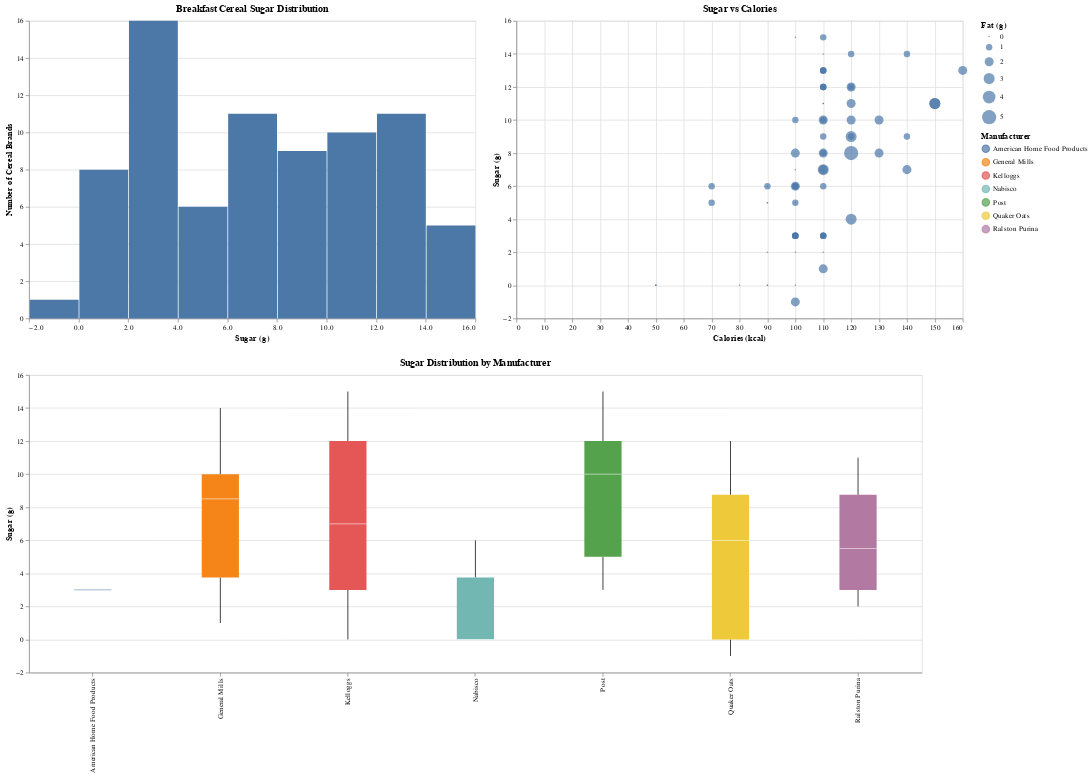

Write notebook code for a chart like this one.
### Code cell
# By saving each of the above charts as variables, we can easily display them side by side,
# adjusting sizes as needed.

(histo | scatter) & box.properties(width=1200)

### Figure 1 — Vega-Lite specification as saved in the notebook (floating-point values rounded to 4 significant figures)
{"config": {"view": {"continuousWidth": 400, "continuousHeight": 300}}, "vconcat": [{"hconcat": [{"mark": "bar", "encoding": {"x": {"bin": true, "field": "sugars", "title": "Sugar (g)", "type": "quantitative"}, "y": {"aggregate": "count", "title": "Number of Cereal Brands", "type": "quantitative"}}, "height": 400, "title": "Breakfast Cereal Sugar Distribution", "width": 600}, {"mark": {"type": "circle", "size": 100}, "encoding": {"size": {"field": "fat", "legend": {"title": "Fat (g)"}, "type": "quantitative"}, "tooltip": {"field": "name", "type": "nominal"}, "x": {"field": "calories", "title": "Calories (kcal)", "type": "quantitative"}, "y": {"field": "sugars", "title": "Sugar (g)", "type": "quantitative"}}, "height": 400, "title": "Sugar vs Calories", "width": 600}]}, {"mark": {"type": "boxplot", "size": 50}, "encoding": {"color": {"field": "mfr_name", "legend": {"title": "Manufacturer"}, "type": "nominal"}, "tooltip": {"field": "name", "type": "nominal"}, "x": {"field": "mfr_name", "title": null, "type": "nominal"}, "y": {"field": "sugars", "title": "Sugar (g)", "type": "quantitative"}}, "height": 400, "title": "Sugar Distribution by Manufacturer", "width": 1200}], "data": {"name": "data-d73329a25a6840b5ab921465387d611c"}, "$schema": "https://vega.github.io/schema/vega-lite/v4.17.0.json", "datasets": {"data-d73329a25a6840b5ab921465387d611c": [{"name": "100% Bran", "mfr": "N", "type": "C", "calories": 70, "protein": 4, "fat": 1, "sodium": 130, "fiber": 10.0, "carbo": 5.0, "sugars": 6, "potass": 280, "vitamins": 25, "shelf": 3, "weight": 1.0, "cups": 0.33, "rating": 68.4, "mfr_name": "Nabisco"}, {"name": "100% Natural Bran", "mfr": "Q", "type": "C", "calories": 120, "protein": 3, "fat": 5, "sodium": 15, "fiber": 2.0, "carbo": 8.0, "sugars": 8, "potass": 135, "vitamins": 0, "shelf": 3, "weight": 1.0, "cups": 1.0, "rating": 33.98, "mfr_name": "Quaker Oats"}, {"name": "All-Bran", "mfr": "K", "type": "C", "calories": 70, "protein": 4, "fat": 1, "sodium": 260, "fiber": 9.0, "carbo": 7.0, "sugars": 5, "potass": 320, "vitamins": 25, "shelf": 3, "weight": 1.0, "cups": 0.33, "rating": 59.43, "mfr_name": "Kelloggs"}, {"name": "All-Bran with Extra Fiber", "mfr": "K", "type": "C", "calories": 50, "protein": 4, "fat": 0, "sodium": 140, "fiber": 14.0, "carbo": 8.0, "sugars": 0, "potass": 330, "vitamins": 25, "shelf": 3, "weight": 1.0, "cups": 0.5, "rating": 93.7, "mfr_name": "Kelloggs"}, {"name": "Almond Delight", "mfr": "R", "type": "C", "calories": 110, "protein": 2, "fat": 2, "sodium": 200, "fiber": 1.0, "carbo": 14.0, "sugars": 8, "potass": -1, "vitamins": 25, "shelf": 3, "weight": 1.0, "cups": 0.75, "rating": 34.38, "mfr_name": "Ralston Purina"}, {"name": "Apple Cinnamon Cheerios", "mfr": "G", "type": "C", "calories": 110, "protein": 2, "fat": 2, "sodium": 180, "fiber": 1.5, "carbo": 10.5, "sugars": 10, "potass": 70, "vitamins": 25, "shelf": 1, "weight": 1.0, "cups": 0.75, "rating": 29.51, "mfr_name": "General Mills"}, {"name": "Apple Jacks", "mfr": "K", "type": "C", "calories": 110, "protein": 2, "fat": 0, "sodium": 125, "fiber": 1.0, "carbo": 11.0, "sugars": 14, "potass": 30, "vitamins": 25, "shelf": 2, "weight": 1.0, "cups": 1.0, "rating": 33.17, "mfr_name": "Kelloggs"}, {"name": "Basic 4", "mfr": "G", "type": "C", "calories": 130, "protein": 3, "fat": 2, "sodium": 210, "fiber": 2.0, "carbo": 18.0, "sugars": 8, "potass": 100, "vitamins": 25, "shelf": 3, "weight": 1.33, "cups": 0.75, "rating": 37.04, "mfr_name": "General Mills"}, {"name": "Bran Chex", "mfr": "R", "type": "C", "calories": 90, "protein": 2, "fat": 1, "sodium": 200, "fiber": 4.0, "carbo": 15.0, "sugars": 6, "potass": 125, "vitamins": 25, "shelf": 1, "weight": 1.0, "cups": 0.67, "rating": 49.12, "mfr_name": "Ralston Purina"}, {"name": "Bran Flakes", "mfr": "P", "type": "C", "calories": 90, "protein": 3, "fat": 0, "sodium": 210, "fiber": 5.0, "carbo": 13.0, "sugars": 5, "potass": 190, "vitamins": 25, "shelf": 3, "weight": 1.0, "cups": 0.67, "rating": 53.31, "mfr_name": "Post"}, {"name": "Cap'n'Crunch", "mfr": "Q", "type": "C", "calories": 120, "protein": 1, "fat": 2, "sodium": 220, "fiber": 0.0, "carbo": 12.0, "sugars": 12, "potass": 35, "vitamins": 25, "shelf": 2, "weight": 1.0, "cups": 0.75, "rating": 18.04, "mfr_name": "Quaker Oats"}, {"name": "Cheerios", "mfr": "G", "type": "C", "calories": 110, "protein": 6, "fat": 2, "sodium": 290, "fiber": 2.0, "carbo": 17.0, "sugars": 1, "potass": 105, "vitamins": 25, "shelf": 1, "weight": 1.0, "cups": 1.25, "rating": 50.76, "mfr_name": "General Mills"}, {"name": "Cinnamon Toast Crunch", "mfr": "G", "type": "C", "calories": 120, "protein": 1, "fat": 3, "sodium": 210, "fiber": 0.0, "carbo": 13.0, "sugars": 9, "potass": 45, "vitamins": 25, "shelf": 2, "weight": 1.0, "cups": 0.75, "rating": 19.82, "mfr_name": "General Mills"}, {"name": "Clusters", "mfr": "G", "type": "C", "calories": 110, "protein": 3, "fat": 2, "sodium": 140, "fiber": 2.0, "carbo": 13.0, "sugars": 7, "potass": 105, "vitamins": 25, "shelf": 3, "weight": 1.0, "cups": 0.5, "rating": 40.4, "mfr_name": "General Mills"}, {"name": "Cocoa Puffs", "mfr": "G", "type": "C", "calories": 110, "protein": 1, "fat": 1, "sodium": 180, "fiber": 0.0, "carbo": 12.0, "sugars": 13, "potass": 55, "vitamins": 25, "shelf": 2, "weight": 1.0, "cups": 1.0, "rating": 22.74, "mfr_name": "General Mills"}, {"name": "Corn Chex", "mfr": "R", "type": "C", "calories": 110, "protein": 2, "fat": 0, "sodium": 280, "fiber": 0.0, "carbo": 22.0, "sugars": 3, "potass": 25, "vitamins": 25, "shelf": 1, "weight": 1.0, "cups": 1.0, "rating": 41.45, "mfr_name": "Ralston Purina"}, {"name": "Corn Flakes", "mfr": "K", "type": "C", "calories": 100, "protein": 2, "fat": 0, "sodium": 290, "fiber": 1.0, "carbo": 21.0, "sugars": 2, "potass": 35, "vitamins": 25, "shelf": 1, "weight": 1.0, "cups": 1.0, "rating": 45.86, "mfr_name": "Kelloggs"}, {"name": "Corn Pops", "mfr": "K", "type": "C", "calories": 110, "protein": 1, "fat": 0, "sodium": 90, "fiber": 1.0, "carbo": 13.0, "sugars": 12, "potass": 20, "vitamins": 25, "shelf": 2, "weight": 1.0, "cups": 1.0, "rating": 35.78, "mfr_name": "Kelloggs"}, {"name": "Count Chocula", "mfr": "G", "type": "C", "calories": 110, "protein": 1, "fat": 1, "sodium": 180, "fiber": 0.0, "carbo": 12.0, "sugars": 13, "potass": 65, "vitamins": 25, "shelf": 2, "weight": 1.0, "cups": 1.0, "rating": 22.4, "mfr_name": "General Mills"}, {"name": "Cracklin' Oat Bran", "mfr": "K", "type": "C", "calories": 110, "protein": 3, "fat": 3, "sodium": 140, "fiber": 4.0, "carbo": 10.0, "sugars": 7, "potass": 160, "vitamins": 25, "shelf": 3, "weight": 1.0, "cups": 0.5, "rating": 40.45, "mfr_name": "Kelloggs"}, {"name": "Cream of Wheat (Quick)", "mfr": "N", "type": "H", "calories": 100, "protein": 3, "fat": 0, "sodium": 80, "fiber": 1.0, "carbo": 21.0, "sugars": 0, "potass": -1, "vitamins": 0, "shelf": 2, "weight": 1.0, "cups": 1.0, "rating": 64.53, "mfr_name": "Nabisco"}, {"name": "Crispix", "mfr": "K", "type": "C", "calories": 110, "protein": 2, "fat": 0, "sodium": 220, "fiber": 1.0, "carbo": 21.0, "sugars": 3, "potass": 30, "vitamins": 25, "shelf": 3, "weight": 1.0, "cups": 1.0, "rating": 46.9, "mfr_name": "Kelloggs"}, {"name": "Crispy Wheat & Raisins", "mfr": "G", "type": "C", "calories": 100, "protein": 2, "fat": 1, "sodium": 140, "fiber": 2.0, "carbo": 11.0, "sugars": 10, "potass": 120, "vitamins": 25, "shelf": 3, "weight": 1.0, "cups": 0.75, "rating": 36.18, "mfr_name": "General Mills"}, {"name": "Double Chex", "mfr": "R", "type": "C", "calories": 100, "protein": 2, "fat": 0, "sodium": 190, "fiber": 1.0, "carbo": 18.0, "sugars": 5, "potass": 80, "vitamins": 25, "shelf": 3, "weight": 1.0, "cups": 0.75, "rating": 44.33, "mfr_name": "Ralston Purina"}, {"name": "Froot Loops", "mfr": "K", "type": "C", "calories": 110, "protein": 2, "fat": 1, "sodium": 125, "fiber": 1.0, "carbo": 11.0, "sugars": 13, "potass": 30, "vitamins": 25, "shelf": 2, "weight": 1.0, "cups": 1.0, "rating": 32.21, "mfr_name": "Kelloggs"}, {"name": "Frosted Flakes", "mfr": "K", "type": "C", "calories": 110, "protein": 1, "fat": 0, "sodium": 200, "fiber": 1.0, "carbo": 14.0, "sugars": 11, "potass": 25, "vitamins": 25, "shelf": 1, "weight": 1.0, "cups": 0.75, "rating": 31.44, "mfr_name": "Kelloggs"}, {"name": "Frosted Mini-Wheats", "mfr": "K", "type": "C", "calories": 100, "protein": 3, "fat": 0, "sodium": 0, "fiber": 3.0, "carbo": 14.0, "sugars": 7, "potass": 100, "vitamins": 25, "shelf": 2, "weight": 1.0, "cups": 0.8, "rating": 58.35, "mfr_name": "Kelloggs"}, {"name": "Fruit & Fibre Dates; Walnuts; and Oats", "mfr": "P", "type": "C", "calories": 120, "protein": 3, "fat": 2, "sodium": 160, "fiber": 5.0, "carbo": 12.0, "sugars": 10, "potass": 200, "vitamins": 25, "shelf": 3, "weight": 1.25, "cups": 0.67, "rating": 40.92, "mfr_name": "Post"}, {"name": "Fruitful Bran", "mfr": "K", "type": "C", "calories": 120, "protein": 3, "fat": 0, "sodium": 240, "fiber": 5.0, "carbo": 14.0, "sugars": 12, "potass": 190, "vitamins": 25, "shelf": 3, "weight": 1.33, "cups": 0.67, "rating": 41.02, "mfr_name": "Kelloggs"}, {"name": "Fruity Pebbles", "mfr": "P", "type": "C", "calories": 110, "protein": 1, "fat": 1, "sodium": 135, "fiber": 0.0, "carbo": 13.0, "sugars": 12, "potass": 25, "vitamins": 25, "shelf": 2, "weight": 1.0, "cups": 0.75, "rating": 28.03, "mfr_name": "Post"}, {"name": "Golden Crisp", "mfr": "P", "type": "C", "calories": 100, "protein": 2, "fat": 0, "sodium": 45, "fiber": 0.0, "carbo": 11.0, "sugars": 15, "potass": 40, "vitamins": 25, "shelf": 1, "weight": 1.0, "cups": 0.88, "rating": 35.25, "mfr_name": "Post"}, {"name": "Golden Grahams", "mfr": "G", "type": "C", "calories": 110, "protein": 1, "fat": 1, "sodium": 280, "fiber": 0.0, "carbo": 15.0, "sugars": 9, "potass": 45, "vitamins": 25, "shelf": 2, "weight": 1.0, "cups": 0.75, "rating": 23.8, "mfr_name": "General Mills"}, {"name": "Grape Nuts Flakes", "mfr": "P", "type": "C", "calories": 100, "protein": 3, "fat": 1, "sodium": 140, "fiber": 3.0, "carbo": 15.0, "sugars": 5, "potass": 85, "vitamins": 25, "shelf": 3, "weight": 1.0, "cups": 0.88, "rating": 52.08, "mfr_name": "Post"}, {"name": "Grape-Nuts", "mfr": "P", "type": "C", "calories": 110, "protein": 3, "fat": 0, "sodium": 170, "fiber": 3.0, "carbo": 17.0, "sugars": 3, "potass": 90, "vitamins": 25, "shelf": 3, "weight": 1.0, "cups": 0.25, "rating": 53.37, "mfr_name": "Post"}, {"name": "Great Grains Pecan", "mfr": "P", "type": "C", "calories": 120, "protein": 3, "fat": 3, "sodium": 75, "fiber": 3.0, "carbo": 13.0, "sugars": 4, "potass": 100, "vitamins": 25, "shelf": 3, "weight": 1.0, "cups": 0.33, "rating": 45.81, "mfr_name": "Post"}, {"name": "Honey Graham Ohs", "mfr": "Q", "type": "C", "calories": 120, "protein": 1, "fat": 2, "sodium": 220, "fiber": 1.0, "carbo": 12.0, "sugars": 11, "potass": 45, "vitamins": 25, "shelf": 2, "weight": 1.0, "cups": 1.0, "rating": 21.87, "mfr_name": "Quaker Oats"}, {"name": "Honey Nut Cheerios", "mfr": "G", "type": "C", "calories": 110, "protein": 3, "fat": 1, "sodium": 250, "fiber": 1.5, "carbo": 11.5, "sugars": 10, "potass": 90, "vitamins": 25, "shelf": 1, "weight": 1.0, "cups": 0.75, "rating": 31.07, "mfr_name": "General Mills"}, {"name": "Honey-comb", "mfr": "P", "type": "C", "calories": 110, "protein": 1, "fat": 0, "sodium": 180, "fiber": 0.0, "carbo": 14.0, "sugars": 11, "potass": 35, "vitamins": 25, "shelf": 1, "weight": 1.0, "cups": 1.33, "rating": 28.74, "mfr_name": "Post"}, {"name": "Just Right Crunchy  Nuggets", "mfr": "K", "type": "C", "calories": 110, "protein": 2, "fat": 1, "sodium": 170, "fiber": 1.0, "carbo": 17.0, "sugars": 6, "potass": 60, "vitamins": 100, "shelf": 3, "weight": 1.0, "cups": 1.0, "rating": 36.52, "mfr_name": "Kelloggs"}, {"name": "Just Right Fruit & Nut", "mfr": "K", "type": "C", "calories": 140, "protein": 3, "fat": 1, "sodium": 170, "fiber": 2.0, "carbo": 20.0, "sugars": 9, "potass": 95, "vitamins": 100, "shelf": 3, "weight": 1.3, "cups": 0.75, "rating": 36.47, "mfr_name": "Kelloggs"}, {"name": "Kix", "mfr": "G", "type": "C", "calories": 110, "protein": 2, "fat": 1, "sodium": 260, "fiber": 0.0, "carbo": 21.0, "sugars": 3, "potass": 40, "vitamins": 25, "shelf": 2, "weight": 1.0, "cups": 1.5, "rating": 39.24, "mfr_name": "General Mills"}, {"name": "Life", "mfr": "Q", "type": "C", "calories": 100, "protein": 4, "fat": 2, "sodium": 150, "fiber": 2.0, "carbo": 12.0, "sugars": 6, "potass": 95, "vitamins": 25, "shelf": 2, "weight": 1.0, "cups": 0.67, "rating": 45.33, "mfr_name": "Quaker Oats"}, {"name": "Lucky Charms", "mfr": "G", "type": "C", "calories": 110, "protein": 2, "fat": 1, "sodium": 180, "fiber": 0.0, "carbo": 12.0, "sugars": 12, "potass": 55, "vitamins": 25, "shelf": 2, "weight": 1.0, "cups": 1.0, "rating": 26.73, "mfr_name": "General Mills"}, {"name": "Maypo", "mfr": "A", "type": "H", "calories": 100, "protein": 4, "fat": 1, "sodium": 0, "fiber": 0.0, "carbo": 16.0, "sugars": 3, "potass": 95, "vitamins": 25, "shelf": 2, "weight": 1.0, "cups": 1.0, "rating": 54.85, "mfr_name": "American Home Food Products"}, {"name": "Muesli Raisins; Dates; & Almonds", "mfr": "R", "type": "C", "calories": 150, "protein": 4, "fat": 3, "sodium": 95, "fiber": 3.0, "carbo": 16.0, "sugars": 11, "potass": 170, "vitamins": 25, "shelf": 3, "weight": 1.0, "cups": 1.0, "rating": 37.14, "mfr_name": "Ralston Purina"}, {"name": "Muesli Raisins; Peaches; & Pecans", "mfr": "R", "type": "C", "calories": 150, "protein": 4, "fat": 3, "sodium": 150, "fiber": 3.0, "carbo": 16.0, "sugars": 11, "potass": 170, "vitamins": 25, "shelf": 3, "weight": 1.0, "cups": 1.0, "rating": 34.14, "mfr_name": "Ralston Purina"}, {"name": "Mueslix Crispy Blend", "mfr": "K", "type": "C", "calories": 160, "protein": 3, "fat": 2, "sodium": 150, "fiber": 3.0, "carbo": 17.0, "sugars": 13, "potass": 160, "vitamins": 25, "shelf": 3, "weight": 1.5, "cups": 0.67, "rating": 30.31, "mfr_name": "Kelloggs"}, {"name": "Multi-Grain Cheerios", "mfr": "G", "type": "C", "calories": 100, "protein": 2, "fat": 1, "sodium": 220, "fiber": 2.0, "carbo": 15.0, "sugars": 6, "potass": 90, "vitamins": 25, "shelf": 1, "weight": 1.0, "cups": 1.0, "rating": 40.11, "mfr_name": "General Mills"}, {"name": "Nut&Honey Crunch", "mfr": "K", "type": "C", "calories": 120, "protein": 2, "fat": 1, "sodium": 190, "fiber": 0.0, "carbo": 15.0, "sugars": 9, "potass": 40, "vitamins": 25, "shelf": 2, "weight": 1.0, "cups": 0.67, "rating": 29.92, "mfr_name": "Kelloggs"}, {"name": "Nutri-Grain Almond-Raisin", "mfr": "K", "type": "C", "calories": 140, "protein": 3, "fat": 2, "sodium": 220, "fiber": 3.0, "carbo": 21.0, "sugars": 7, "potass": 130, "vitamins": 25, "shelf": 3, "weight": 1.33, "cups": 0.67, "rating": 40.69, "mfr_name": "Kelloggs"}, {"name": "Nutri-grain Wheat", "mfr": "K", "type": "C", "calories": 90, "protein": 3, "fat": 0, "sodium": 170, "fiber": 3.0, "carbo": 18.0, "sugars": 2, "potass": 90, "vitamins": 25, "shelf": 3, "weight": 1.0, "cups": 1.0, "rating": 59.64, "mfr_name": "Kelloggs"}, {"name": "Oatmeal Raisin Crisp", "mfr": "G", "type": "C", "calories": 130, "protein": 3, "fat": 2, "sodium": 170, "fiber": 1.5, "carbo": 13.5, "sugars": 10, "potass": 120, "vitamins": 25, "shelf": 3, "weight": 1.25, "cups": 0.5, "rating": 30.45, "mfr_name": "General Mills"}, {"name": "Post Nat. Raisin Bran", "mfr": "P", "type": "C", "calories": 120, "protein": 3, "fat": 1, "sodium": 200, "fiber": 6.0, "carbo": 11.0, "sugars": 14, "potass": 260, "vitamins": 25, "shelf": 3, "weight": 1.33, "cups": 0.67, "rating": 37.84, "mfr_name": "Post"}, {"name": "Product 19", "mfr": "K", "type": "C", "calories": 100, "protein": 3, "fat": 0, "sodium": 320, "fiber": 1.0, "carbo": 20.0, "sugars": 3, "potass": 45, "vitamins": 100, "shelf": 3, "weight": 1.0, "cups": 1.0, "rating": 41.5, "mfr_name": "Kelloggs"}, {"name": "Puffed Rice", "mfr": "Q", "type": "C", "calories": 50, "protein": 1, "fat": 0, "sodium": 0, "fiber": 0.0, "carbo": 13.0, "sugars": 0, "potass": 15, "vitamins": 0, "shelf": 3, "weight": 0.5, "cups": 1.0, "rating": 60.76, "mfr_name": "Quaker Oats"}, {"name": "Puffed Wheat", "mfr": "Q", "type": "C", "calories": 50, "protein": 2, "fat": 0, "sodium": 0, "fiber": 1.0, "carbo": 10.0, "sugars": 0, "potass": 50, "vitamins": 0, "shelf": 3, "weight": 0.5, "cups": 1.0, "rating": 63.01, "mfr_name": "Quaker Oats"}, {"name": "Quaker Oat Squares", "mfr": "Q", "type": "C", "calories": 100, "protein": 4, "fat": 1, "sodium": 135, "fiber": 2.0, "carbo": 14.0, "sugars": 6, "potass": 110, "vitamins": 25, "shelf": 3, "weight": 1.0, "cups": 0.5, "rating": 49.51, "mfr_name": "Quaker Oats"}, {"name": "Quaker Oatmeal", "mfr": "Q", "type": "H", "calories": 100, "protein": 5, "fat": 2, "sodium": 0, "fiber": 2.7, "carbo": -1.0, "sugars": -1, "potass": 110, "vitamins": 0, "shelf": 1, "weight": 1.0, "cups": 0.67, "rating": 50.83, "mfr_name": "Quaker Oats"}, {"name": "Raisin Bran", "mfr": "K", "type": "C", "calories": 120, "protein": 3, "fat": 1, "sodium": 210, "fiber": 5.0, "carbo": 14.0, "sugars": 12, "potass": 240, "vitamins": 25, "shelf": 2, "weight": 1.33, "cups": 0.75, "rating": 39.26, "mfr_name": "Kelloggs"}, {"name": "Raisin Nut Bran", "mfr": "G", "type": "C", "calories": 100, "protein": 3, "fat": 2, "sodium": 140, "fiber": 2.5, "carbo": 10.5, "sugars": 8, "potass": 140, "vitamins": 25, "shelf": 3, "weight": 1.0, "cups": 0.5, "rating": 39.7, "mfr_name": "General Mills"}, {"name": "Raisin Squares", "mfr": "K", "type": "C", "calories": 90, "protein": 2, "fat": 0, "sodium": 0, "fiber": 2.0, "carbo": 15.0, "sugars": 6, "potass": 110, "vitamins": 25, "shelf": 3, "weight": 1.0, "cups": 0.5, "rating": 55.33, "mfr_name": "Kelloggs"}, {"name": "Rice Chex", "mfr": "R", "type": "C", "calories": 110, "protein": 1, "fat": 0, "sodium": 240, "fiber": 0.0, "carbo": 23.0, "sugars": 2, "potass": 30, "vitamins": 25, "shelf": 1, "weight": 1.0, "cups": 1.13, "rating": 42.0, "mfr_name": "Ralston Purina"}, {"name": "Rice Krispies", "mfr": "K", "type": "C", "calories": 110, "protein": 2, "fat": 0, "sodium": 290, "fiber": 0.0, "carbo": 22.0, "sugars": 3, "potass": 35, "vitamins": 25, "shelf": 1, "weight": 1.0, "cups": 1.0, "rating": 40.56, "mfr_name": "Kelloggs"}, {"name": "Shredded Wheat", "mfr": "N", "type": "C", "calories": 80, "protein": 2, "fat": 0, "sodium": 0, "fiber": 3.0, "carbo": 16.0, "sugars": 0, "potass": 95, "vitamins": 0, "shelf": 1, "weight": 0.83, "cups": 1.0, "rating": 68.24, "mfr_name": "Nabisco"}, {"name": "Shredded Wheat 'n'Bran", "mfr": "N", "type": "C", "calories": 90, "protein": 3, "fat": 0, "sodium": 0, "fiber": 4.0, "carbo": 19.0, "sugars": 0, "potass": 140, "vitamins": 0, "shelf": 1, "weight": 1.0, "cups": 0.67, "rating": 74.47, "mfr_name": "Nabisco"}, {"name": "Shredded Wheat spoon size", "mfr": "N", "type": "C", "calories": 90, "protein": 3, "fat": 0, "sodium": 0, "fiber": 3.0, "carbo": 20.0, "sugars": 0, "potass": 120, "vitamins": 0, "shelf": 1, "weight": 1.0, "cups": 0.67, "rating": 72.8, "mfr_name": "Nabisco"}, {"name": "Smacks", "mfr": "K", "type": "C", "calories": 110, "protein": 2, "fat": 1, "sodium": 70, "fiber": 1.0, "carbo": 9.0, "sugars": 15, "potass": 40, "vitamins": 25, "shelf": 2, "weight": 1.0, "cups": 0.75, "rating": 31.23, "mfr_name": "Kelloggs"}, {"name": "Special K", "mfr": "K", "type": "C", "calories": 110, "protein": 6, "fat": 0, "sodium": 230, "fiber": 1.0, "carbo": 16.0, "sugars": 3, "potass": 55, "vitamins": 25, "shelf": 1, "weight": 1.0, "cups": 1.0, "rating": 53.13, "mfr_name": "Kelloggs"}, {"name": "Strawberry Fruit Wheats", "mfr": "N", "type": "C", "calories": 90, "protein": 2, "fat": 0, "sodium": 15, "fiber": 3.0, "carbo": 15.0, "sugars": 5, "potass": 90, "vitamins": 25, "shelf": 2, "weight": 1.0, "cups": 1.0, "rating": 59.36, "mfr_name": "Nabisco"}, {"name": "Total Corn Flakes", "mfr": "G", "type": "C", "calories": 110, "protein": 2, "fat": 1, "sodium": 200, "fiber": 0.0, "carbo": 21.0, "sugars": 3, "potass": 35, "vitamins": 100, "shelf": 3, "weight": 1.0, "cups": 1.0, "rating": 38.84, "mfr_name": "General Mills"}, {"name": "Total Raisin Bran", "mfr": "G", "type": "C", "calories": 140, "protein": 3, "fat": 1, "sodium": 190, "fiber": 4.0, "carbo": 15.0, "sugars": 14, "potass": 230, "vitamins": 100, "shelf": 3, "weight": 1.5, "cups": 1.0, "rating": 28.59, "mfr_name": "General Mills"}, {"name": "Total Whole Grain", "mfr": "G", "type": "C", "calories": 100, "protein": 3, "fat": 1, "sodium": 200, "fiber": 3.0, "carbo": 16.0, "sugars": 3, "potass": 110, "vitamins": 100, "shelf": 3, "weight": 1.0, "cups": 1.0, "rating": 46.66, "mfr_name": "General Mills"}, {"name": "Triples", "mfr": "G", "type": "C", "calories": 110, "protein": 2, "fat": 1, "sodium": 250, "fiber": 0.0, "carbo": 21.0, "sugars": 3, "potass": 60, "vitamins": 25, "shelf": 3, "weight": 1.0, "cups": 0.75, "rating": 39.11, "mfr_name": "General Mills"}, {"name": "Trix", "mfr": "G", "type": "C", "calories": 110, "protein": 1, "fat": 1, "sodium": 140, "fiber": 0.0, "carbo": 13.0, "sugars": 12, "potass": 25, "vitamins": 25, "shelf": 2, "weight": 1.0, "cups": 1.0, "rating": 27.75, "mfr_name": "General Mills"}, {"name": "Wheat Chex", "mfr": "R", "type": "C", "calories": 100, "protein": 3, "fat": 1, "sodium": 230, "fiber": 3.0, "carbo": 17.0, "sugars": 3, "potass": 115, "vitamins": 25, "shelf": 1, "weight": 1.0, "cups": 0.67, "rating": 49.79, "mfr_name": "Ralston Purina"}, {"name": "Wheaties", "mfr": "G", "type": "C", "calories": 100, "protein": 3, "fat": 1, "sodium": 200, "fiber": 3.0, "carbo": 17.0, "sugars": 3, "potass": 110, "vitamins": 25, "shelf": 1, "weight": 1.0, "cups": 1.0, "rating": 51.59, "mfr_name": "General Mills"}, {"name": "Wheaties Honey Gold", "mfr": "G", "type": "C", "calories": 110, "protein": 2, "fat": 1, "sodium": 200, "fiber": 1.0, "carbo": 16.0, "sugars": 8, "potass": 60, "vitamins": 25, "shelf": 1, "weight": 1.0, "cups": 0.75, "rating": 36.19, "mfr_name": "General Mills"}]}}
